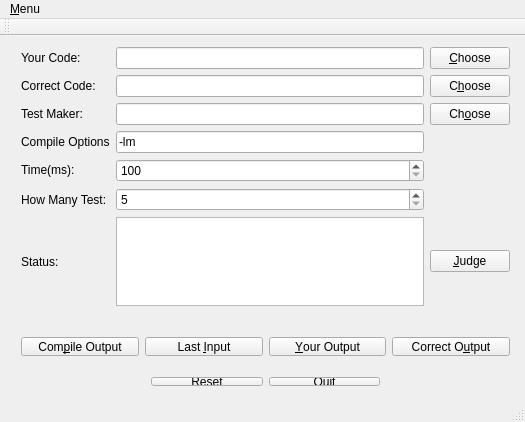
<?xml version="1.0" encoding="UTF-8"?>
<ui version="4.0">
 <class>MainWindow</class>
 <widget class="QMainWindow" name="MainWindow">
  <property name="geometry">
   <rect>
    <x>0</x>
    <y>0</y>
    <width>525</width>
    <height>422</height>
   </rect>
  </property>
  <property name="windowTitle">
   <string>MainWindow</string>
  </property>
  <widget class="QWidget" name="centralWidget">
   <widget class="QWidget" name="gridLayoutWidget">
    <property name="geometry">
     <rect>
      <x>10</x>
      <y>0</y>
      <width>511</width>
      <height>281</height>
     </rect>
    </property>
    <layout class="QGridLayout" name="gridLayout">
     <item row="5" column="2">
      <widget class="QSpinBox" name="testsCountSpinBox">
       <property name="minimum">
        <number>5</number>
       </property>
       <property name="maximum">
        <number>20</number>
       </property>
      </widget>
     </item>
     <item row="5" column="0">
      <widget class="QLabel" name="testsCountLbl">
       <property name="text">
        <string>How Many Test:</string>
       </property>
      </widget>
     </item>
     <item row="2" column="2">
      <widget class="QLineEdit" name="tstMakerLEdit"/>
     </item>
     <item row="4" column="2">
      <widget class="QSpinBox" name="timeSpinBox">
       <property name="minimum">
        <number>100</number>
       </property>
       <property name="maximum">
        <number>5000</number>
       </property>
      </widget>
     </item>
     <item row="4" column="0">
      <widget class="QLabel" name="timeLbl">
       <property name="text">
        <string>&lt;html&gt;&lt;head/&gt;&lt;body&gt;&lt;p&gt;Time(ms):&lt;/p&gt;&lt;/body&gt;&lt;/html&gt;</string>
       </property>
      </widget>
     </item>
     <item row="1" column="0">
      <widget class="QLabel" name="corrCodeLbl">
       <property name="text">
        <string>Correct Code:</string>
       </property>
      </widget>
     </item>
     <item row="0" column="2">
      <widget class="QLineEdit" name="yourCodeLEdit"/>
     </item>
     <item row="1" column="2">
      <widget class="QLineEdit" name="corrCodeLEdit"/>
     </item>
     <item row="1" column="3">
      <widget class="QPushButton" name="corrCodeBtn">
       <property name="text">
        <string>C&amp;hoose</string>
       </property>
      </widget>
     </item>
     <item row="7" column="0">
      <widget class="QLabel" name="statusLbl">
       <property name="text">
        <string>Status:</string>
       </property>
      </widget>
     </item>
     <item row="7" column="2">
      <widget class="QTextEdit" name="statusTEdit"/>
     </item>
     <item row="2" column="0">
      <widget class="QLabel" name="tstMakerLbl">
       <property name="text">
        <string>Test Maker:</string>
       </property>
      </widget>
     </item>
     <item row="0" column="3">
      <widget class="QPushButton" name="yourCodeBtn">
       <property name="text">
        <string>&amp;Choose</string>
       </property>
      </widget>
     </item>
     <item row="7" column="3">
      <widget class="QPushButton" name="judgeBtn">
       <property name="text">
        <string>&amp;Judge</string>
       </property>
      </widget>
     </item>
     <item row="0" column="0">
      <widget class="QLabel" name="yourCodeLbl">
       <property name="text">
        <string>Your Code:</string>
       </property>
      </widget>
     </item>
     <item row="2" column="3">
      <widget class="QPushButton" name="tstMakerBtn">
       <property name="text">
        <string>Ch&amp;oose</string>
       </property>
      </widget>
     </item>
     <item row="3" column="0">
      <widget class="QLabel" name="compileOptionsLbl">
       <property name="text">
        <string>Compile Options</string>
       </property>
      </widget>
     </item>
     <item row="3" column="2">
      <widget class="QLineEdit" name="compileOptionsLEdit">
       <property name="text">
        <string>-lm</string>
       </property>
      </widget>
     </item>
    </layout>
   </widget>
   <widget class="QWidget" name="horizontalLayoutWidget">
    <property name="geometry">
     <rect>
      <x>10</x>
      <y>290</y>
      <width>511</width>
      <height>41</height>
     </rect>
    </property>
    <layout class="QHBoxLayout" name="horizontalLayout">
     <item>
      <widget class="QPushButton" name="compileOutputBtn">
       <property name="text">
        <string>Com&amp;pile Output</string>
       </property>
      </widget>
     </item>
     <item>
      <widget class="QPushButton" name="lstInputBtn">
       <property name="text">
        <string>Last &amp;Input</string>
       </property>
      </widget>
     </item>
     <item>
      <widget class="QPushButton" name="yourOutBtn">
       <property name="text">
        <string>&amp;Your Output</string>
       </property>
      </widget>
     </item>
     <item>
      <widget class="QPushButton" name="corrOutBtn">
       <property name="text">
        <string>Correct O&amp;utput</string>
       </property>
      </widget>
     </item>
    </layout>
   </widget>
   <widget class="QWidget" name="horizontalLayoutWidget_2">
    <property name="geometry">
     <rect>
      <x>140</x>
      <y>330</y>
      <width>251</width>
      <height>31</height>
     </rect>
    </property>
    <layout class="QHBoxLayout" name="horizontalLayout_2">
     <item>
      <widget class="QPushButton" name="resetBtn">
       <property name="text">
        <string>&amp;Reset</string>
       </property>
      </widget>
     </item>
     <item>
      <widget class="QPushButton" name="quitBtn">
       <property name="text">
        <string>&amp;Quit</string>
       </property>
      </widget>
     </item>
    </layout>
   </widget>
  </widget>
  <widget class="QMenuBar" name="menuBar">
   <property name="geometry">
    <rect>
     <x>0</x>
     <y>0</y>
     <width>525</width>
     <height>25</height>
    </rect>
   </property>
   <widget class="QMenu" name="menuMenu">
    <property name="title">
     <string>&amp;Menu</string>
    </property>
    <addaction name="actionReset"/>
    <addaction name="actionQuit"/>
   </widget>
   <addaction name="menuMenu"/>
  </widget>
  <widget class="QToolBar" name="mainToolBar">
   <attribute name="toolBarArea">
    <enum>TopToolBarArea</enum>
   </attribute>
   <attribute name="toolBarBreak">
    <bool>false</bool>
   </attribute>
  </widget>
  <widget class="QStatusBar" name="statusBar"/>
  <action name="actionReset">
   <property name="text">
    <string>&amp;Reset</string>
   </property>
   <property name="shortcut">
    <string>R</string>
   </property>
  </action>
  <action name="actionQuit">
   <property name="text">
    <string>&amp;Quit</string>
   </property>
   <property name="shortcut">
    <string>Q</string>
   </property>
  </action>
 </widget>
 <layoutdefault spacing="6" margin="11"/>
 <resources/>
 <connections/>
</ui>
